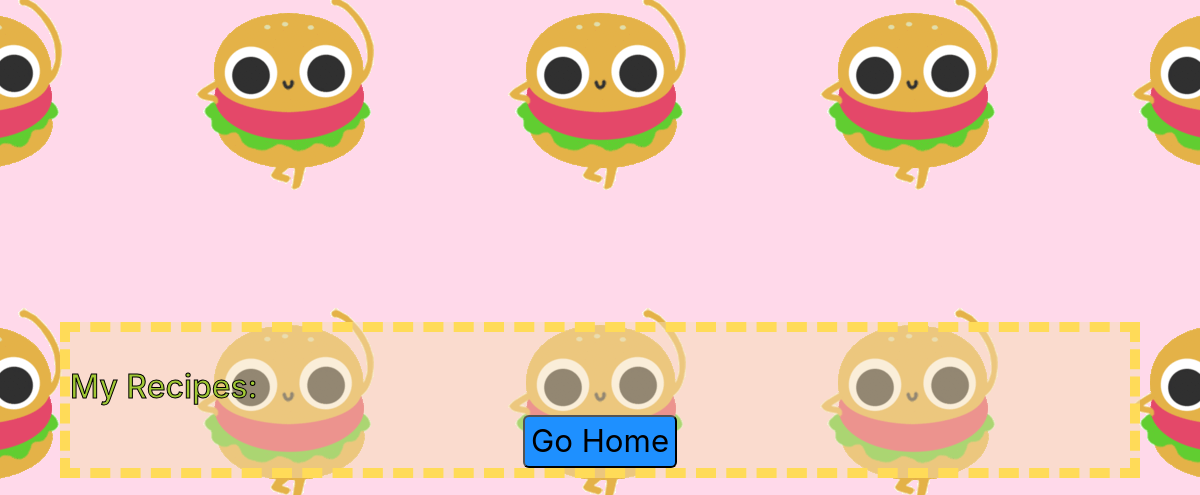
Before: /author/7/ with the older database file.
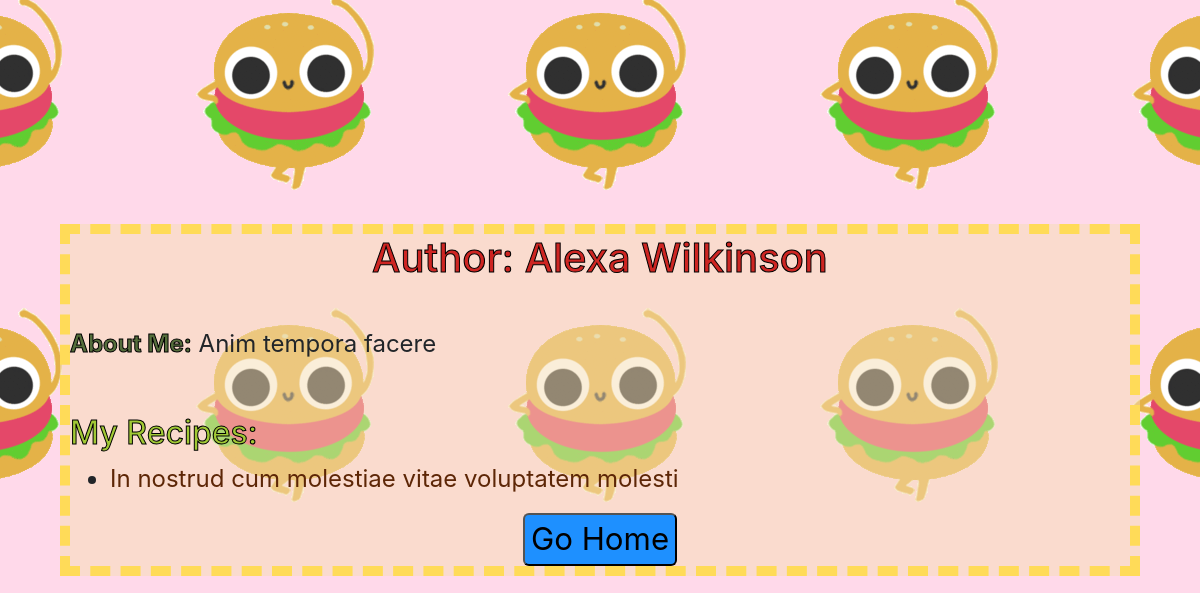
After: the same page with the newer database file.
### backend_django_recipes/models.py (models this page shows, shortened)
class Author(models.Model):
    name = models.CharField(max_length=50)
    bio = models.TextField()
    user = models.OneToOneField(User, on_delete=models.CASCADE)

class Recipes(models.Model):
    title = models.CharField(max_length=50)
    author = models.ForeignKey(Author, on_delete=models.CASCADE)
    description = models.CharField(max_length=140)
    time_req = models.CharField(max_length=25)
    instructions = models.TextField()

### backend_django_recipes/views.py (the view)
# urls.py: path("author/<int:id>/", author_detail),
def author_detail(request, id):
    html = "author_detail.html"
    authors = Author.objects.all().filter(id=id)
    items = Recipes.objects.all().filter(author_id=id)
    return render(request, html, {"authors": authors, "recipes": items})

### backend_django_recipes/templates/author_detail.html (shortened to what this page needs)
{% load static %}
<!DOCTYPE html>
<html lang="en" class="d-flex h-100 align-items-center">
    <head>
        <link
            rel="stylesheet"
            href="https://stackpath.bootstrapcdn.com/bootstrap/4.3.1/css/bootstrap.min.css"
        />
        <link rel="stylesheet" href="{% static 'backend_django_recipes/style.css' %}" />
    </head>
    <body>
        {% for element in authors %}
        <h1>Author: {{ element.name }}</h1>
        <br>
        <p><strong>About Me:</strong> {{ element.bio }}</p>
        {% endfor %}
        <br>
        <h2>My Recipes:</h2>
        {% for rec in recipes %}
        <ul>
            <li>
                <a href="/recipes/{{ rec.id }}/">{{ rec.title }}</a>
            </li>
        </ul>
        {% endfor %}
        <div class="row justify-content-center">
            <a href="/"><button>Go Home</button></a>
        </div>
    </body>
</html>

Changed rows visible on the page:
added Author: name "Alexa Wilkinson", bio "Anim tempora facere"
added Recipes: title "In nostrud cum molestiae vitae voluptatem molesti"
